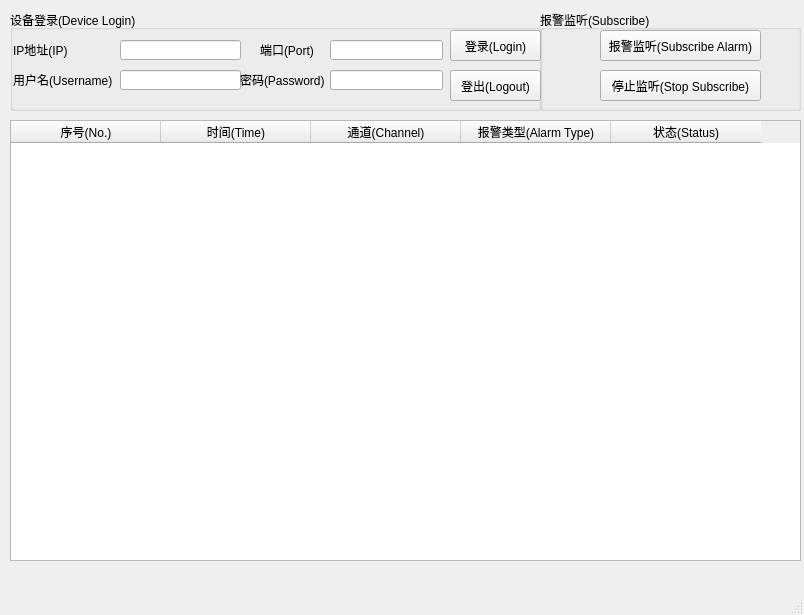
<?xml version="1.0" encoding="UTF-8"?>
<ui version="4.0">
 <class>MainWindow</class>
 <widget class="QMainWindow" name="MainWindow">
  <property name="geometry">
   <rect>
    <x>0</x>
    <y>0</y>
    <width>804</width>
    <height>615</height>
   </rect>
  </property>
  <property name="windowTitle">
   <string>报警监听(Alarm Listen)-离线(OffLine)</string>
  </property>
  <widget class="QWidget" name="centralwidget">
   <widget class="QGroupBox" name="groupBox">
    <property name="geometry">
     <rect>
      <x>10</x>
      <y>10</y>
      <width>531</width>
      <height>101</height>
     </rect>
    </property>
    <property name="title">
     <string>设备登录(Device Login)</string>
    </property>
    <widget class="QLabel" name="label">
     <property name="geometry">
      <rect>
       <x>3</x>
       <y>30</y>
       <width>61</width>
       <height>20</height>
      </rect>
     </property>
     <property name="text">
      <string>IP地址(IP)</string>
     </property>
    </widget>
    <widget class="QLineEdit" name="IP_lineEdit">
     <property name="geometry">
      <rect>
       <x>110</x>
       <y>30</y>
       <width>121</width>
       <height>20</height>
      </rect>
     </property>
    </widget>
    <widget class="QLabel" name="label_2">
     <property name="geometry">
      <rect>
       <x>250</x>
       <y>30</y>
       <width>61</width>
       <height>20</height>
      </rect>
     </property>
     <property name="text">
      <string>端口(Port)</string>
     </property>
    </widget>
    <widget class="QLineEdit" name="Port_lineEdit">
     <property name="geometry">
      <rect>
       <x>320</x>
       <y>30</y>
       <width>113</width>
       <height>20</height>
      </rect>
     </property>
    </widget>
    <widget class="QLabel" name="label_3">
     <property name="geometry">
      <rect>
       <x>3</x>
       <y>60</y>
       <width>101</width>
       <height>20</height>
      </rect>
     </property>
     <property name="text">
      <string>用户名(Username)</string>
     </property>
    </widget>
    <widget class="QLineEdit" name="Username_lineEdit">
     <property name="geometry">
      <rect>
       <x>110</x>
       <y>60</y>
       <width>121</width>
       <height>20</height>
      </rect>
     </property>
    </widget>
    <widget class="QLabel" name="label_4">
     <property name="geometry">
      <rect>
       <x>230</x>
       <y>60</y>
       <width>91</width>
       <height>20</height>
      </rect>
     </property>
     <property name="text">
      <string>密码(Password)</string>
     </property>
    </widget>
    <widget class="QLineEdit" name="Password_lineEdit">
     <property name="geometry">
      <rect>
       <x>320</x>
       <y>60</y>
       <width>113</width>
       <height>20</height>
      </rect>
     </property>
     <property name="echoMode">
      <enum>QLineEdit::Password</enum>
     </property>
    </widget>
    <widget class="QPushButton" name="Login_pushButton">
     <property name="geometry">
      <rect>
       <x>440</x>
       <y>20</y>
       <width>91</width>
       <height>31</height>
      </rect>
     </property>
     <property name="text">
      <string>登录(Login)</string>
     </property>
    </widget>
    <widget class="QPushButton" name="Logout_pushButton">
     <property name="geometry">
      <rect>
       <x>440</x>
       <y>60</y>
       <width>91</width>
       <height>31</height>
      </rect>
     </property>
     <property name="text">
      <string>登出(Logout)</string>
     </property>
    </widget>
   </widget>
   <widget class="QTableWidget" name="Alarmlisten_tableWidget">
    <property name="geometry">
     <rect>
      <x>10</x>
      <y>120</y>
      <width>791</width>
      <height>441</height>
     </rect>
    </property>
    <attribute name="horizontalHeaderDefaultSectionSize">
     <number>150</number>
    </attribute>
    <attribute name="horizontalHeaderMinimumSectionSize">
     <number>50</number>
    </attribute>
    <attribute name="horizontalHeaderStretchLastSection">
     <bool>false</bool>
    </attribute>
    <attribute name="verticalHeaderVisible">
     <bool>false</bool>
    </attribute>
    <attribute name="verticalHeaderShowSortIndicator" stdset="0">
     <bool>false</bool>
    </attribute>
    <attribute name="verticalHeaderStretchLastSection">
     <bool>false</bool>
    </attribute>
    <column>
     <property name="text">
      <string>序号(No.)</string>
     </property>
     <property name="font">
      <font>
       <pointsize>9</pointsize>
      </font>
     </property>
    </column>
    <column>
     <property name="text">
      <string>时间(Time)</string>
     </property>
    </column>
    <column>
     <property name="text">
      <string>通道(Channel)</string>
     </property>
    </column>
    <column>
     <property name="text">
      <string>报警类型(Alarm Type)</string>
     </property>
    </column>
    <column>
     <property name="text">
      <string>状态(Status)</string>
     </property>
    </column>
   </widget>
   <widget class="QGroupBox" name="groupBox_2">
    <property name="geometry">
     <rect>
      <x>540</x>
      <y>10</y>
      <width>261</width>
      <height>101</height>
     </rect>
    </property>
    <property name="title">
     <string>报警监听(Subscribe)</string>
    </property>
    <widget class="QPushButton" name="Alarmlisten_pushButton">
     <property name="geometry">
      <rect>
       <x>60</x>
       <y>20</y>
       <width>161</width>
       <height>31</height>
      </rect>
     </property>
     <property name="text">
      <string>报警监听(Subscribe Alarm)</string>
     </property>
    </widget>
    <widget class="QPushButton" name="Stopalarmlisten_pushButton">
     <property name="geometry">
      <rect>
       <x>60</x>
       <y>60</y>
       <width>161</width>
       <height>31</height>
      </rect>
     </property>
     <property name="text">
      <string>停止监听(Stop Subscribe)</string>
     </property>
    </widget>
   </widget>
  </widget>
  <widget class="QMenuBar" name="menubar">
   <property name="geometry">
    <rect>
     <x>0</x>
     <y>0</y>
     <width>804</width>
     <height>23</height>
    </rect>
   </property>
  </widget>
  <widget class="QStatusBar" name="statusbar"/>
 </widget>
 <resources/>
 <connections/>
</ui>
